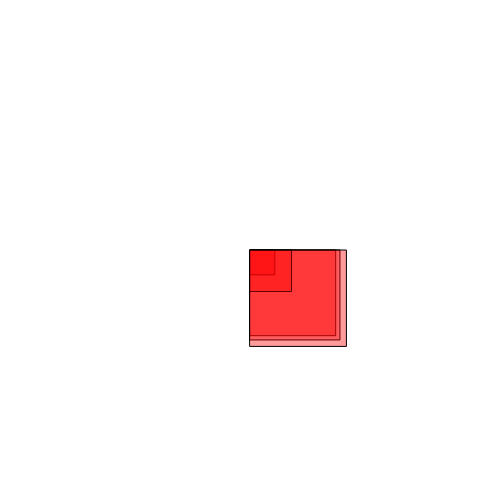
Frame 1 (no input)
Frame 60 (no input): identical to frame 1, image omitted
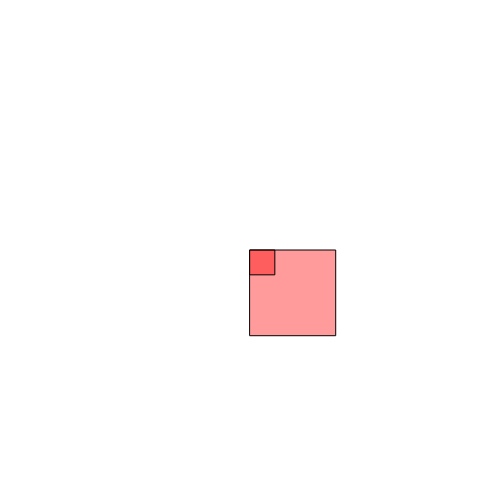
Frame 120 (the mouse pressed at the canvas centre since frame 60)

The p5.js sketch that drew these frames (run headless with seeded random() and noise() and a simulated clock; from frame 60 on, the mouse is pressed at the canvas centre):

// p5.js sketch
// ── sketch.js
// need to intialize it for an array
var mySecondArray = [];

function setup() {
  createCanvas(500,500);
  
  for(var i=0; i<5; i++){
    mySecondArray.push(random(12));
  }
  
  print(mySecondArray);
}

function draw() {
  background(255);
  for(var i=0; i<mySecondArray.length; i++){
    fill(255, 0, 0, 100);
    rect(width/2, 
    height/2, 
    mySecondArray[i]*10, 
    mySecondArray[i]*10);
  }
}

function mousePressed(){
  // mySecondArray.push(random(22));
  // print(mySecondArray[mySecondArray.length-1]);
  // print(mySecondArray.length);
  var tempArray = mySecondArray.slice(0,2);
  mySecondArray = tempArray;
  print(mySecondArray);
  
}
